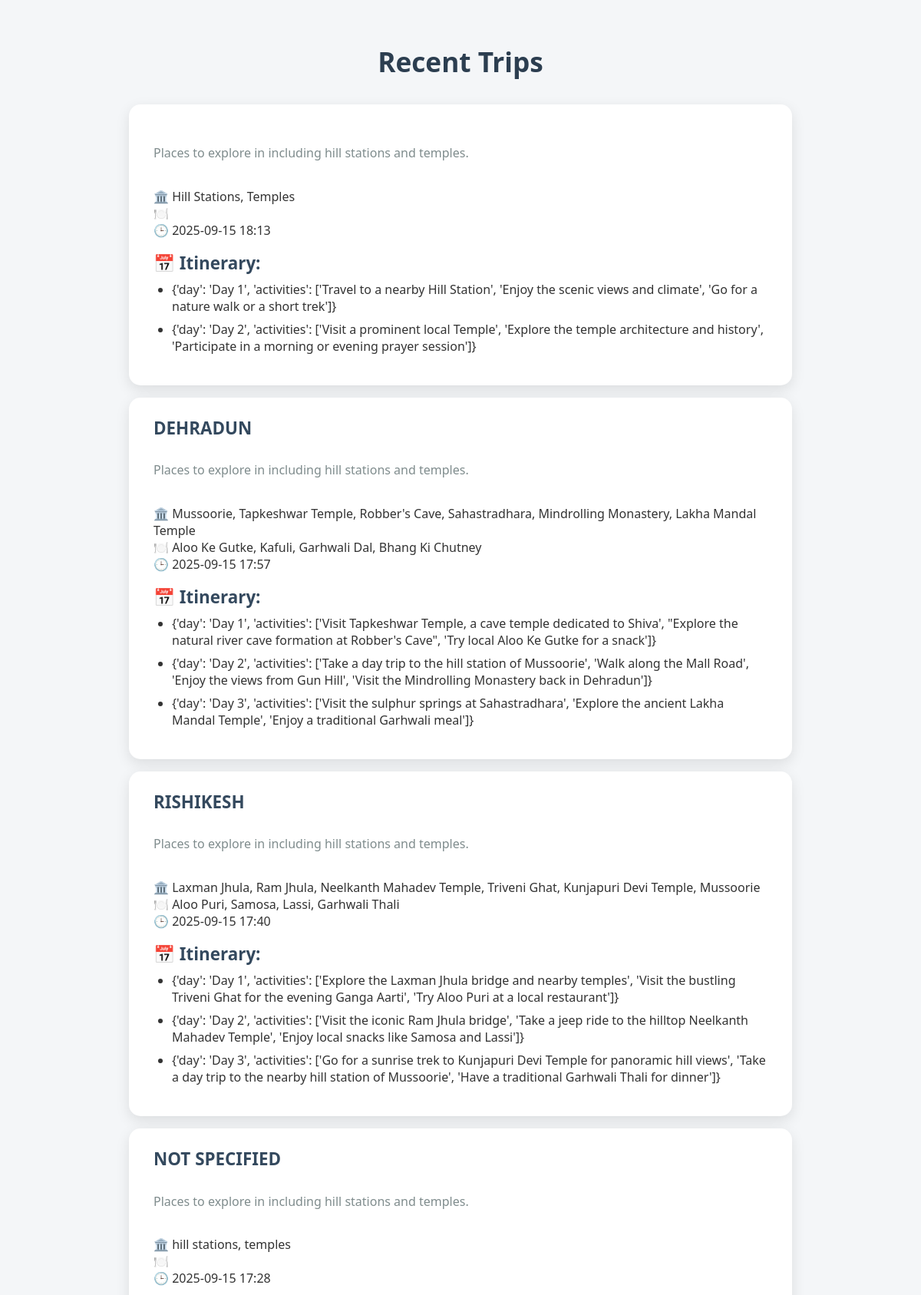
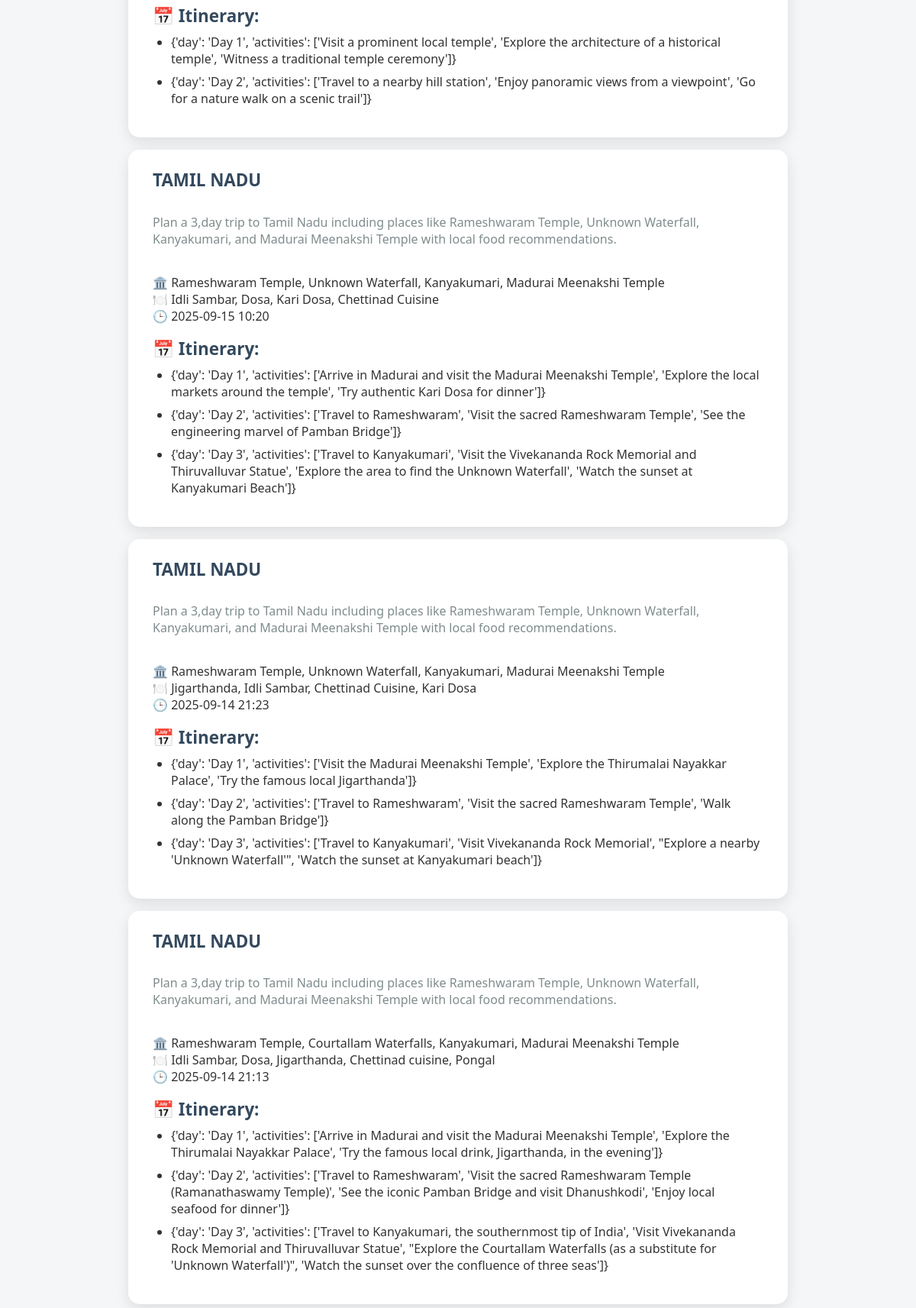
The app's page /history (upper part) with its own data (2 pictures, top to bottom).
### app.py (models this page shows)
class Trip(db.Model):
    id = db.Column(db.Integer, primary_key=True)
    prompt = db.Column(db.String(500), nullable=False)
    city = db.Column(db.String(100))
    places = db.Column(db.Text)    # JSON string
    food = db.Column(db.Text)      # JSON string
    itinerary = db.Column(db.Text) # JSON string
    timestamp = db.Column(db.DateTime, default=db.func.current_timestamp())
    def to_dict(self):
        return {
            'prompt': self.prompt,
            'city': self.city,
            'places': json.loads(self.places or '[]'),
            'food': json.loads(self.food or '[]'),
            'itinerary': json.loads(self.itinerary or '[]'),
            'timestamp': self.timestamp.strftime('%Y-%m-%d %H:%M')
        }

### app.py (the view)
@app.route('/history')
def history_page():
    trips = Trip.query.order_by(Trip.timestamp.desc()).limit(10).all()
    return render_template('history.html', trips=[t.to_dict() for t in trips])

### app.py (called while the page is built)
@app.before_request
def check_json():
    if request.method == 'POST' and not request.is_json:
        return jsonify({'error': 'Expected JSON body'}), 415

### templates/history.html (shortened to what this page needs)
<!DOCTYPE html>
<html lang="en">
<head>
</head>
<body>
    <h1>Recent Trips</h1>
    {% for trip in trips %}
    <div class="trip">
        <strong>{{ trip.city.upper() }}</strong><br />
        <em>{{ trip.prompt }}</em><br />
        🏛️ {{ trip.places|join(', ') }}<br />
        🍽️ {{ trip.food|join(', ') }}<br />
        🕒 {{ trip.timestamp }}<br />
        {% if trip.itinerary %}
        <div style="margin-top: 1rem;">
            <strong>📅 Itinerary:</strong>
            <ul style="margin-top: 0.5rem; padding-left: 1.5rem;">
                {% for step in trip.itinerary %}
                <li style="margin-bottom: 0.5rem;">{{ step }}</li>
                {% endfor %}
            </ul>
        </div>
        {% endif %}
    </div>
    {% else %}
    <p style="text-align:center; font-size:1.2rem;">No trips saved yet.</p>
    {% endfor %}
</body>
</html>

### templates/history.html (style rules this page uses)
body { font-family: 'Segoe UI', Tahoma, Geneva, Verdana, sans-serif; background: #f4f6f8; margin: 0; padding: 2rem 1rem; color: #333; }
h1 { text-align: center; color: #2c3e50; font-size: 2.2rem; font-weight: 600; margin-bottom: 2rem; }
.trip { background: white; padding: 1.5rem 2rem; margin: 1rem auto; max-width: 800px; border-radius: 15px; box-shadow: 0 6px 18px rgba(0, 0, 0, 0.1); transition: transform 0.25s ease; }
.trip strong { font-size: 1.4rem; display: block; color: #34495e; margin-bottom: 0.4rem; }
.trip em { color: #7f8c8d; font-style: normal; display: block; margin-bottom: 0.8rem; }

### records on screen
Trip: prompt "Places to explore in including hill stations and temples.", places "Hill Stations, Temples", timestamp "2025-09-15 18:13", itinerary "{'day': 'Day 1', 'activities': ['Travel to a nearby Hill Station', 'Enjoy the scenic views and climate', 'Go for a nature walk or a short trek']}" "{'day': 'Day 2', 'activities': ['Visit a prominent local Temple', 'Explore the temple architecture and history', 'Participate in a morning or evening prayer session']}"
Trip: city "DEHRADUN", prompt "Places to explore in including hill stations and temples.", places "Mussoorie, Tapkeshwar Temple, Robber's Cave, Sahastradhara, Mindrolling Monastery, Lakha Mandal Temple", food "Aloo Ke Gutke, Kafuli, Garhwali Dal, Bhang Ki Chutney", timestamp "2025-09-15 17:57", itinerary "{'day': 'Day 1', 'activities': ['Visit Tapkeshwar Temple, a cave temple dedicated to Shiva', \"Explore the natural river cave formation at Robber's Cave\", 'Try local Aloo Ke Gutke for a snack']}" "{'day': 'Day 2', 'activities': ['Take a day trip to the hill station of Mussoorie', 'Walk along the Mall Road', 'Enjoy the views from Gun Hill', 'Visit the Mindrolling Monastery back in Dehradun']}" "{'day': 'Day 3', 'activities': ['Visit the sulphur springs at Sahastradhara', 'Explore the ancient Lakha Mandal Temple', 'Enjoy a traditional Garhwali meal']}"
Trip: city "RISHIKESH", prompt "Places to explore in including hill stations and temples.", places "Laxman Jhula, Ram Jhula, Neelkanth Mahadev Temple, Triveni Ghat, Kunjapuri Devi Temple, Mussoorie", food "Aloo Puri, Samosa, Lassi, Garhwali Thali", timestamp "2025-09-15 17:40", itinerary "{'day': 'Day 1', 'activities': ['Explore the Laxman Jhula bridge and nearby temples', 'Visit the bustling Triveni Ghat for the evening Ganga Aarti', 'Try Aloo Puri at a local restaurant']}" "{'day': 'Day 2', 'activities': ['Visit the iconic Ram Jhula bridge', 'Take a jeep ride to the hilltop Neelkanth Mahadev Temple', 'Enjoy local snacks like Samosa and Lassi']}" "{'day': 'Day 3', 'activities': ['Go for a sunrise trek to Kunjapuri Devi Temple for panoramic hill views', 'Take a day trip to the nearby hill station of Mussoorie', 'Have a traditional Garhwali Thali for dinner']}"
Trip: city "NOT SPECIFIED", prompt "Places to explore in including hill stations and temples.", places "hill stations, temples", timestamp "2025-09-15 17:28", itinerary "{'day': 'Day 1', 'activities': ['Visit a prominent local temple', 'Explore the architecture of a historical temple', 'Witness a traditional temple ceremony']}" "{'day': 'Day 2', 'activities': ['Travel to a nearby hill station', 'Enjoy panoramic views from a viewpoint', 'Go for a nature walk on a scenic trail']}"
Trip: city "TAMIL NADU", prompt "Plan a 3,day trip to Tamil Nadu including places like Rameshwaram Temple, Unknown Waterfall, Kanyakumari, and Madurai Meenakshi Temple with local food recommendations.", places "Rameshwaram Temple, Unknown Waterfall, Kanyakumari, Madurai Meenakshi Temple", food "Idli Sambar, Dosa, Kari Dosa, Chettinad Cuisine", timestamp "2025-09-15 10:20", itinerary "{'day': 'Day 1', 'activities': ['Arrive in Madurai and visit the Madurai Meenakshi Temple', 'Explore the local markets around the temple', 'Try authentic Kari Dosa for dinner']}" "{'day': 'Day 2', 'activities': ['Travel to Rameshwaram', 'Visit the sacred Rameshwaram Temple', 'See the engineering marvel of Pamban Bridge']}" "{'day': 'Day 3', 'activities': ['Travel to Kanyakumari', 'Visit the Vivekananda Rock Memorial and Thiruvalluvar Statue', 'Explore the area to find the Unknown Waterfall', 'Watch the sunset at Kanyakumari Beach']}"
Trip: city "TAMIL NADU", prompt "Plan a 3,day trip to Tamil Nadu including places like Rameshwaram Temple, Unknown Waterfall, Kanyakumari, and Madurai Meenakshi Temple with local food recommendations.", places "Rameshwaram Temple, Unknown Waterfall, Kanyakumari, Madurai Meenakshi Temple", food "Jigarthanda, Idli Sambar, Chettinad Cuisine, Kari Dosa", timestamp "2025-09-14 21:23", itinerary "{'day': 'Day 1', 'activities': ['Visit the Madurai Meenakshi Temple', 'Explore the Thirumalai Nayakkar Palace', 'Try the famous local Jigarthanda']}" "{'day': 'Day 2', 'activities': ['Travel to Rameshwaram', 'Visit the sacred Rameshwaram Temple', 'Walk along the Pamban Bridge']}" "{'day': 'Day 3', 'activities': ['Travel to Kanyakumari', 'Visit Vivekananda Rock Memorial', \"Explore a nearby 'Unknown Waterfall'\", 'Watch the sunset at Kanyakumari beach']}"
Trip: city "TAMIL NADU", prompt "Plan a 3,day trip to Tamil Nadu including places like Rameshwaram Temple, Unknown Waterfall, Kanyakumari, and Madurai Meenakshi Temple with local food recommendations.", places "Rameshwaram Temple, Courtallam Waterfalls, Kanyakumari, Madurai Meenakshi Temple", food "Idli Sambar, Dosa, Jigarthanda, Chettinad cuisine, Pongal", timestamp "2025-09-14 21:13", itinerary "{'day': 'Day 1', 'activities': ['Arrive in Madurai and visit the Madurai Meenakshi Temple', 'Explore the Thirumalai Nayakkar Palace', 'Try the famous local drink, Jigarthanda, in the evening']}" "{'day': 'Day 2', 'activities': ['Travel to Rameshwaram', 'Visit the sacred Rameshwaram Temple (Ramanathaswamy Temple)', 'See the iconic Pamban Bridge and visit Dhanushkodi', 'Enjoy local seafood for dinner']}" "{'day': 'Day 3', 'activities': ['Travel to Kanyakumari, the southernmost tip of India', 'Visit Vivekananda Rock Memorial and Thiruvalluvar Statue', \"Explore the Courtallam Waterfalls (as a substitute for 'Unknown Waterfall')\", 'Watch the sunset over the confluence of three seas']}"
